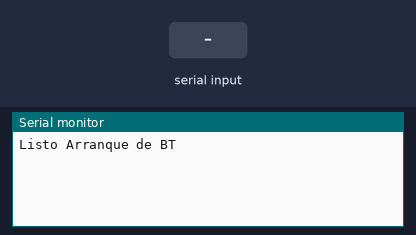
This sketch was run on a simulated Arduino Uno, built with avr-gcc and run on an emulated ATmega328P. On the bench: the last lines printed to the serial monitor. The inputs (shaded band) are chosen by the test bench.

Above: at 1.2 s.
1.3 s: "1" received over the second serial link
At 2.5 s:
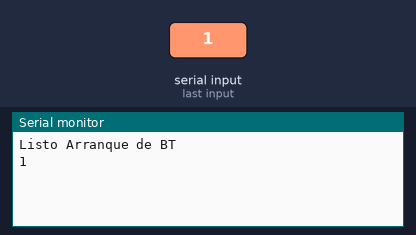
2.8 s: "0" received over the second serial link
At 3.7 s:
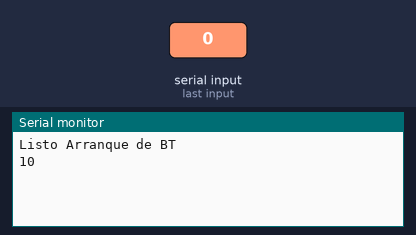

Measured:
- after the input at 1.3 s, the serial monitor: prints a new line at once (image 1)
- after the input at 2.8 s, the serial monitor: prints a new line at once (image 2)

The sketch:

CONFIG_HC5.ino
```cpp
/*
PARA LA CONFIGURACION DEL HC-05 PRIMERO TENEMOS QUE SACAR
LA LINEA 5V DEL BT Y DEJAR PRESIONADO POR 5 SEGUNDOS EL BOTON DEL BT
LUEGO VOLVEMOS A CONECTAR LA LINEA 5V Y DEBEMOS ABRIR LA VENTANA DEL MONITOR SERIAL
Y ENVIAR LOS SIGUIENTES COMANDOS:
AT+NAME?            //VERIFICAR NOMBRE ACTUAL
AT+PIN?             //VERIFICAR PIN ACTUAL
AT+ROLE?            //VERIFICAR MODO ACTUAL (1 MAESTRO/ 0 ESCLAVO)

PARA MODIFICAR LOS PARAMETROS USAR:
AT+NAME=TU_NOMBRE_BT   //CAMBIA EL NOMBRE DEL BT
AT+PIN=1234            //CAMBIA EL PIN DE CONEXION
AT+ROLE=1           //PONE EL BT EN MODO MAESTRO

PARA REINICIAR Y VOLVER A MODO NORMAL
AT+RESET
*/

#include <SoftwareSerial.h>
SoftwareSerial miBT(10,11);

void setup() {
  Serial.begin(9600);
  miBT.begin(38400);
  Serial.println("Listo Arranque de BT");
}

void loop() {
if (miBT.available()) //lee BT y envia a arduino
  Serial.write(miBT.read());

if(Serial.available())
  miBT.write(Serial.read());//lee arduino y envia a BT
}
```
